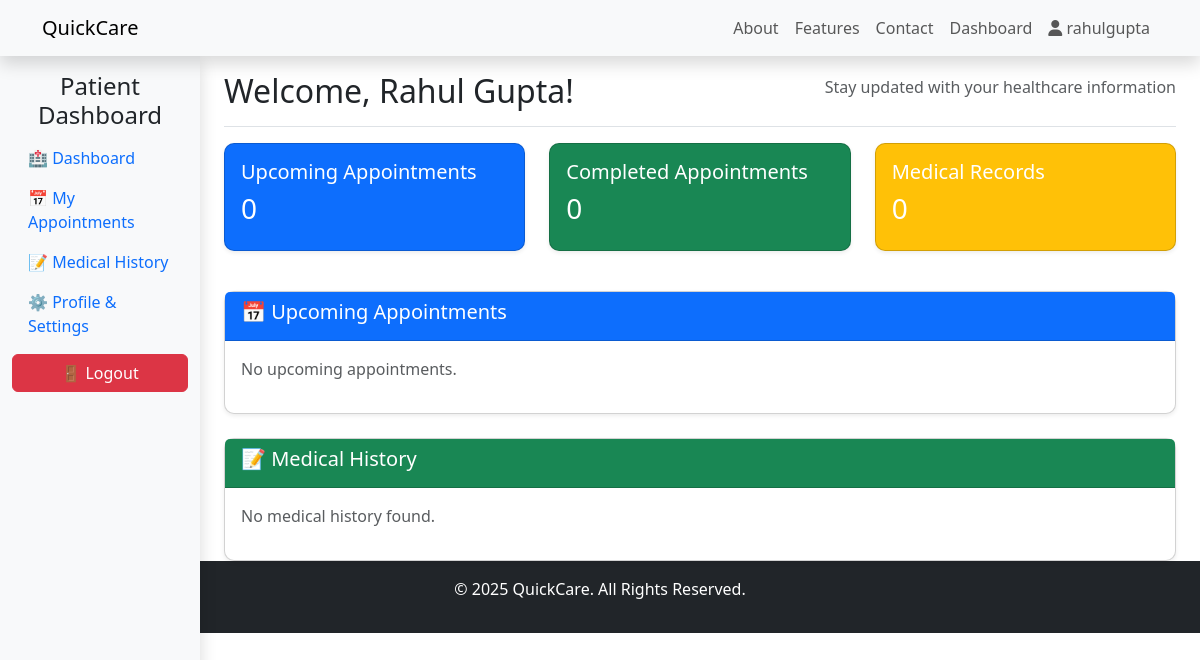
/patients/dashboard/ (signed in), run on an earlier commit of the app's database.
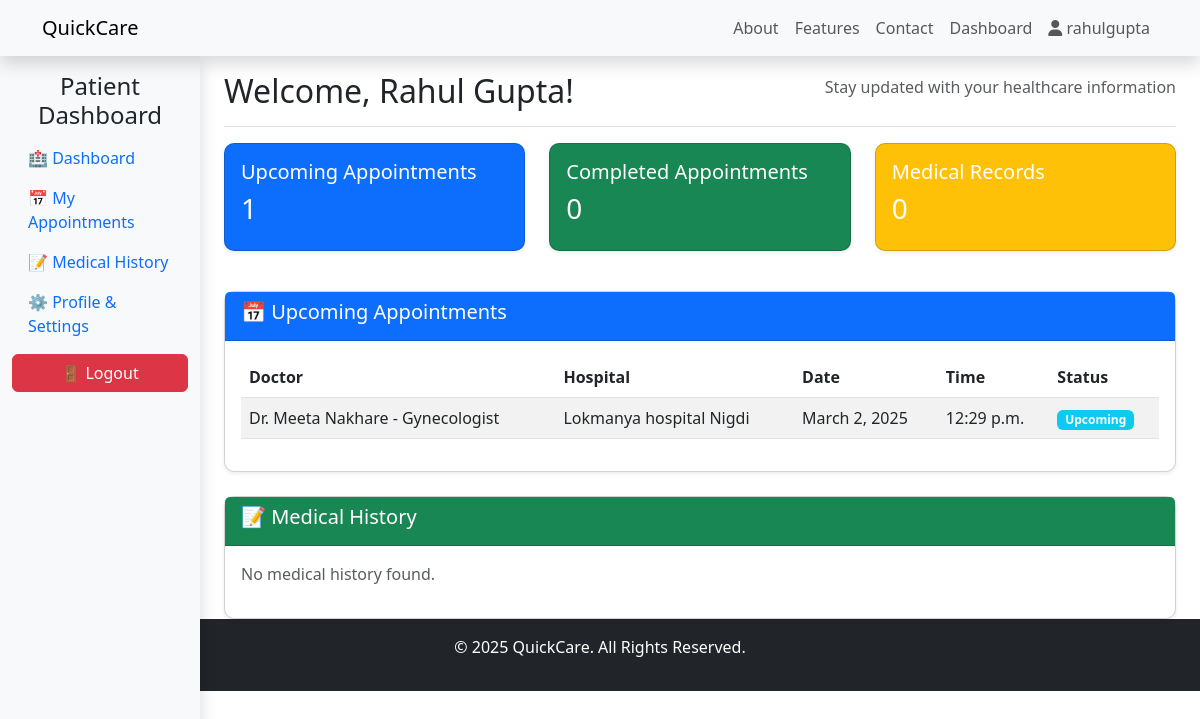
And on a later commit of the database.
### hospitals/models.py (models this page shows, shortened)
class Appointment(models.Model):
    STATUS_CHOICES = [
        ("Upcoming", "Upcoming"),
        ("Completed", "Completed"),
        ("Cancelled", "Cancelled"),
    ]
    hospital = models.ForeignKey(HospitalProfile, on_delete=models.CASCADE, related_name="appointments")
    patient = models.ForeignKey(settings.AUTH_USER_MODEL, on_delete=models.CASCADE, related_name="appointments")
    doctor = models.ForeignKey(Doctor, on_delete=models.CASCADE, related_name="appointments")
    date = models.DateField()
    time = models.TimeField()
    status = models.CharField(max_length=20, choices=STATUS_CHOICES, default="Upcoming")
    created_at = models.DateTimeField(auto_now_add=True)

class Doctor(models.Model):
    hospital = models.ForeignKey(HospitalProfile, on_delete=models.CASCADE, related_name="doctors")
    name = models.CharField(max_length=30)
    specialization = models.CharField(max_length=40)
    phone_number = models.CharField(max_length=10)
    email = models.EmailField(unique=True)
    def __str__(self):
        return f"Dr. {self.name} - {self.specialization}"

### accounts/models.py (models this page shows, shortened)
class HospitalProfile(models.Model):
    user = models.OneToOneField(CustomUser, on_delete=models.CASCADE, related_name="hospital_profile")
    hospital_name = models.CharField(max_length=255)
    registration_number = models.CharField(max_length=100, unique=True)
    phone_number = models.CharField(max_length=15, blank=True, null=True)
    address = models.TextField()
    city = models.CharField(max_length=100)
    state = models.CharField(max_length=100)
    zip_code = models.CharField(max_length=10)
    specialization = models.TextField(blank=True, null=True)  # Special services provided
    emergency_services = models.BooleanField(default=False)  # True if hospital has emergency care

### patients/views.py (the view)
# urls.py: path("dashboard/", patient_dashboard, name="patient_dashboard"),
@login_required
def patient_dashboard(request):
    upcoming_appointments = Appointment.objects.filter(patient=request.user, status="Upcoming")
    past_appointments = Appointment.objects.filter(patient=request.user, status="Completed")
    medical_records = MedicalRecord.objects.filter(patient=request.user)
    context = {
        'upcoming_appointments': upcoming_appointments,
        'past_appointments': past_appointments,
        'medical_records': medical_records,
    }
    return render(request, "patients/patients_dashboard.html", context)

### patients/templates/patients/patients_dashboard.html (shortened to what the changed rows need)
{% extends "home/base.html" %}
{% block content %}
<div class="container-fluid">
    <div class="row">
        <main class="col-md-9 ms-sm-auto col-lg-10 px-md-4">
            <div class="d-flex justify-content-between flex-wrap flex-md-nowrap align-items-center pt-3 pb-2 mb-3 border-bottom">
                <h2>Welcome, {{ user.first_name}} {{user.last_name}}!</h2>
            </div>
            <div class="row">
                <div class="col-12 col-sm-6 col-lg-4 mb-3">
                    <div class="card text-white bg-primary shadow-sm">
                        <div class="card-body">
                            <h5 class="card-title">Upcoming Appointments</h5>
                            <h3>{{ upcoming_appointments.count }}</h3>
                        </div>
                    </div>
                </div>
            </div>
            <div class="card mt-4 shadow-sm">
                <div class="card-body">
                    {% if upcoming_appointments %}
                        <div class="table-responsive">
                            <table class="table table-striped">
                                <thead>
                                    <tr>
                                        <th>Doctor</th>
                                        <th>Hospital</th>
                                        <th>Date</th>
                                        <th>Time</th>
                                        <th>Status</th>
                                    </tr>
                                </thead>
                                <tbody>
                                    {% for appointment in upcoming_appointments %}
                                        <tr>
                                            <td>{{ appointment.doctor }}</td>
                                            <td>{{ appointment.hospital.hospital_name }}</td>
                                            <td>{{ appointment.date }}</td>
                                            <td>{{ appointment.time }}</td>
                                            <td><span class="badge bg-info">{{ appointment.status }}</span></td>
                                        </tr>
                                    {% endfor %}
                                </tbody>
                            </table>
                        </div>
                    {% else %}
                        <p class="text-muted">No upcoming appointments.</p>
                    {% endif %}
                </div>
            </div>
        </main>
    </div>
</div>
{% endblock %}

What changed in the data, as far as the page shows it:
added Appointment: doctor "Dr. Meeta Nakhare - Gynecologist", hospital.hospital_name "Lokmanya hospital Nigdi", date "March 2, 2025", time "12:29 p.m.", status "Upcoming"
Also different on the page:
{{ upcoming_appointments.count }}: "0" → "1"
text no longer shown: "No upcoming appointments."
text now shown: "Doctor Hospital Date Time Status"
